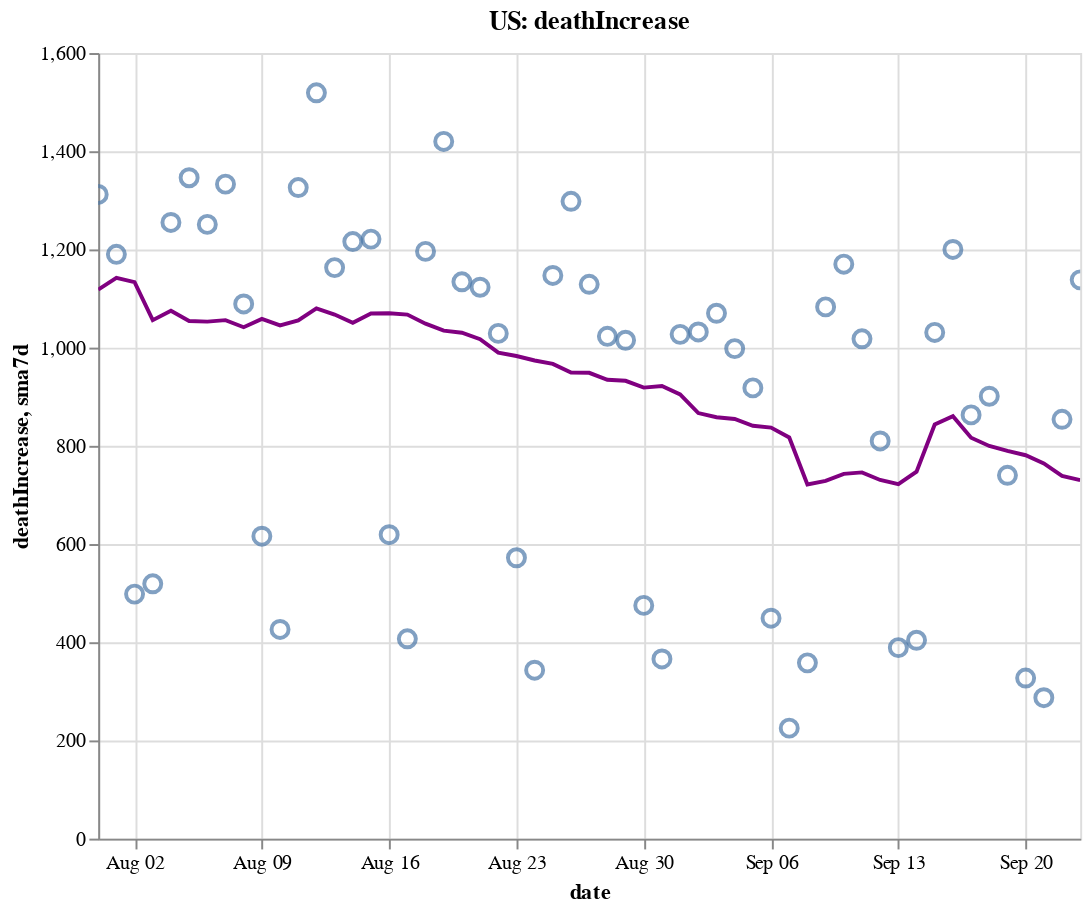

Here is the notebook cell this chart was saved with:
### Code cell
create_plot(us, 'deathIncrease')

### Figure 1 — Vega-Lite specification as saved in the notebook (floating-point values rounded to 4 significant figures)
{"config": {"view": {"continuousWidth": 400, "continuousHeight": 300}}, "layer": [{"layer": [{"mark": {"type": "point", "size": 75}, "encoding": {"tooltip": [{"type": "temporal", "field": "date"}, {"type": "quantitative", "field": "deathIncrease"}, {"type": "quantitative", "field": "sma7d"}], "x": {"type": "temporal", "field": "date"}, "y": {"type": "quantitative", "field": "deathIncrease"}}, "selection": {"selector006": {"type": "interval", "bind": "scales", "encodings": ["x", "y"]}}}, {"mark": {"type": "line", "color": "purple"}, "encoding": {"x": {"type": "temporal", "field": "date"}, "y": {"type": "quantitative", "field": "sma7d"}}}]}, {"mark": {"type": "rule", "color": "#aaa"}, "encoding": {"x": {"type": "temporal", "field": "date"}}, "transform": [{"filter": {"selection": "selector005"}}]}, {"mark": "circle", "encoding": {"opacity": {"condition": {"value": 1, "selection": "selector005"}, "value": 0}, "tooltip": [{"type": "temporal", "field": "date"}, {"type": "quantitative", "field": "deathIncrease"}, {"type": "quantitative", "field": "sma7d"}], "x": {"type": "temporal", "field": "date"}, "y": {"type": "quantitative", "field": "deathIncrease"}}, "selection": {"selector005": {"type": "single", "encodings": ["x"], "on": "mouseover", "nearest": true, "empty": "none"}}}, {"mark": {"type": "text", "align": "left", "dx": 5, "dy": -5, "stroke": "white", "strokeWidth": 2}, "encoding": {"text": {"type": "quantitative", "field": "deathIncrease"}, "tooltip": [{"type": "temporal", "field": "date"}, {"type": "quantitative", "field": "deathIncrease"}, {"type": "quantitative", "field": "sma7d"}], "x": {"type": "temporal", "field": "date"}, "y": {"type": "quantitative", "field": "deathIncrease"}}, "transform": [{"filter": {"selection": "selector005"}}]}, {"mark": {"type": "text", "align": "left", "dx": 5, "dy": -5}, "encoding": {"text": {"type": "quantitative", "field": "deathIncrease"}, "tooltip": [{"type": "temporal", "field": "date"}, {"type": "quantitative", "field": "deathIncrease"}, {"type": "quantitative", "field": "sma7d"}], "x": {"type": "temporal", "field": "date"}, "y": {"type": "quantitative", "field": "deathIncrease"}}, "transform": [{"filter": {"selection": "selector005"}}]}], "data": {"name": "data-3c470baef53ffc33ee6a82e1cb80bb1f"}, "height": 400, "title": "US: deathIncrease", "width": 500, "$schema": "https://vega.github.io/schema/vega-lite/v4.8.1.json", "datasets": {"data-3c470baef53ffc33ee6a82e1cb80bb1f": [{"date": "2020-07-31T00:00:00", "totalTestResultsIncrease": 928200.0, "positiveIncrease": 67620.0, "death": 145400.0, "deathIncrease": 1312.0, "positiveRate": 0.073, "state": "US", "sma7d": 1118.0}, {"date": "2020-08-01T00:00:00", "totalTestResultsIncrease": 751900.0, "positiveIncrease": 61100.0, "death": 146500.0, "deathIncrease": 1190.0, "positiveRate": 0.081, "state": "US", "sma7d": 1142.0}, {"date": "2020-08-02T00:00:00", "totalTestResultsIncrease": 703800.0, "positiveIncrease": 46810.0, "death": 147000.0, "deathIncrease": 498.0, "positiveRate": 0.067, "state": "US", "sma7d": 1133.0}, {"date": "2020-08-03T00:00:00", "totalTestResultsIncrease": 765700.0, "positiveIncrease": 49710.0, "death": 147600.0, "deathIncrease": 519.0, "positiveRate": 0.065, "state": "US", "sma7d": 1056.0}, {"date": "2020-08-04T00:00:00", "totalTestResultsIncrease": 731100.0, "positiveIncrease": 51870.0, "death": 148800.0, "deathIncrease": 1255.0, "positiveRate": 0.071, "state": "US", "sma7d": 1075.0}, {"date": "2020-08-05T00:00:00", "totalTestResultsIncrease": 713700.0, "positiveIncrease": 52320.0, "death": 150200.0, "deathIncrease": 1346.0, "positiveRate": 0.073, "state": "US", "sma7d": 1054.0}, {"date": "2020-08-06T00:00:00", "totalTestResultsIncrease": 785300.0, "positiveIncrease": 54190.0, "death": 151400.0, "deathIncrease": 1251.0, "positiveRate": 0.069, "state": "US", "sma7d": 1053.0}, {"date": "2020-08-07T00:00:00", "totalTestResultsIncrease": 803600.0, "positiveIncrease": 61340.0, "death": 152700.0, "deathIncrease": 1333.0, "positiveRate": 0.076, "state": "US", "sma7d": 1056.0}, {"date": "2020-08-08T00:00:00", "totalTestResultsIncrease": 688700.0, "positiveIncrease": 53710.0, "death": 153800.0, "deathIncrease": 1089.0, "positiveRate": 0.078, "state": "US", "sma7d": 1042.0}, {"date": "2020-08-09T00:00:00", "totalTestResultsIncrease": 726200.0, "positiveIncrease": 50630.0, "death": 154500.0, "deathIncrease": 616.0, "positiveRate": 0.07, "state": "US", "sma7d": 1058.0}, {"date": "2020-08-10T00:00:00", "totalTestResultsIncrease": 753200.0, "positiveIncrease": 42090.0, "death": 154900.0, "deathIncrease": 426.0, "positiveRate": 0.056, "state": "US", "sma7d": 1045.0}, {"date": "2020-08-11T00:00:00", "totalTestResultsIncrease": 756100.0, "positiveIncrease": 55700.0, "death": 156200.0, "deathIncrease": 1326.0, "positiveRate": 0.074, "state": "US", "sma7d": 1055.0}, {"date": "2020-08-12T00:00:00", "totalTestResultsIncrease": 487500.0, "positiveIncrease": 56130.0, "death": 157700.0, "deathIncrease": 1519.0, "positiveRate": 0.115, "state": "US", "sma7d": 1080.0}, {"date": "2020-08-13T00:00:00", "totalTestResultsIncrease": 925200.0, "positiveIncrease": 51760.0, "death": 158900.0, "deathIncrease": 1163.0, "positiveRate": 0.056, "state": "US", "sma7d": 1067.0}, {"date": "2020-08-14T00:00:00", "totalTestResultsIncrease": 885500.0, "positiveIncrease": 55640.0, "death": 160100.0, "deathIncrease": 1216.0, "positiveRate": 0.063, "state": "US", "sma7d": 1051.0}, {"date": "2020-08-15T00:00:00", "totalTestResultsIncrease": 779600.0, "positiveIncrease": 56150.0, "death": 161300.0, "deathIncrease": 1221.0, "positiveRate": 0.072, "state": "US", "sma7d": 1070.0}, {"date": "2020-08-16T00:00:00", "totalTestResultsIncrease": 808100.0, "positiveIncrease": 42490.0, "death": 161900.0, "deathIncrease": 619.0, "positiveRate": 0.053, "state": "US", "sma7d": 1070.0}, {"date": "2020-08-17T00:00:00", "totalTestResultsIncrease": 685800.0, "positiveIncrease": 37880.0, "death": 162400.0, "deathIncrease": 407.0, "positiveRate": 0.055, "state": "US", "sma7d": 1067.0}, {"date": "2020-08-18T00:00:00", "totalTestResultsIncrease": 673800.0, "positiveIncrease": 40800.0, "death": 163500.0, "deathIncrease": 1196.0, "positiveRate": 0.061, "state": "US", "sma7d": 1049.0}, {"date": "2020-08-19T00:00:00", "totalTestResultsIncrease": 703900.0, "positiveIncrease": 44960.0, "death": 165000.0, "deathIncrease": 1420.0, "positiveRate": 0.064, "state": "US", "sma7d": 1035.0}, {"date": "2020-08-20T00:00:00", "totalTestResultsIncrease": 726300.0, "positiveIncrease": 43760.0, "death": 166100.0, "deathIncrease": 1134.0, "positiveRate": 0.06, "state": "US", "sma7d": 1030.0}, {"date": "2020-08-21T00:00:00", "totalTestResultsIncrease": 785100.0, "positiveIncrease": 46560.0, "death": 167200.0, "deathIncrease": 1123.0, "positiveRate": 0.059, "state": "US", "sma7d": 1017.0}, {"date": "2020-08-22T00:00:00", "totalTestResultsIncrease": 794300.0, "positiveIncrease": 46240.0, "death": 168300.0, "deathIncrease": 1029.0, "positiveRate": 0.058, "state": "US", "sma7d": 989.7}, {"date": "2020-08-23T00:00:00", "totalTestResultsIncrease": 645300.0, "positiveIncrease": 37570.0, "death": 168800.0, "deathIncrease": 572.0, "positiveRate": 0.058, "state": "US", "sma7d": 983.0}, {"date": "2020-08-24T00:00:00", "totalTestResultsIncrease": 713500.0, "positiveIncrease": 34640.0, "death": 169200.0, "deathIncrease": 343.0, "positiveRate": 0.049, "state": "US", "sma7d": 973.9}, {"date": "2020-08-25T00:00:00", "totalTestResultsIncrease": 664000.0, "positiveIncrease": 36380.0, "death": 170300.0, "deathIncrease": 1147.0, "positiveRate": 0.055, "state": "US", "sma7d": 966.9}, {"date": "2020-08-26T00:00:00", "totalTestResultsIncrease": 680600.0, "positiveIncrease": 44050.0, "death": 171600.0, "deathIncrease": 1298.0, "positiveRate": 0.065, "state": "US", "sma7d": 949.4}, {"date": "2020-08-27T00:00:00", "totalTestResultsIncrease": 791600.0, "positiveIncrease": 43980.0, "death": 172700.0, "deathIncrease": 1129.0, "positiveRate": 0.056, "state": "US", "sma7d": 948.7}, {"date": "2020-08-28T00:00:00", "totalTestResultsIncrease": 818700.0, "positiveIncrease": 46550.0, "death": 173800.0, "deathIncrease": 1023.0, "positiveRate": 0.057, "state": "US", "sma7d": 934.4}, {"date": "2020-08-29T00:00:00", "totalTestResultsIncrease": 815400.0, "positiveIncrease": 44500.0, "death": 174800.0, "deathIncrease": 1015.0, "positiveRate": 0.055, "state": "US", "sma7d": 932.4}, {"date": "2020-08-30T00:00:00", "totalTestResultsIncrease": 774300.0, "positiveIncrease": 39500.0, "death": 175300.0, "deathIncrease": 475.0, "positiveRate": 0.051, "state": "US", "sma7d": 918.6}, {"date": "2020-08-31T00:00:00", "totalTestResultsIncrease": 705100.0, "positiveIncrease": 31410.0, "death": 175600.0, "deathIncrease": 366.0, "positiveRate": 0.045, "state": "US", "sma7d": 921.9}, {"date": "2020-09-01T00:00:00", "totalTestResultsIncrease": 732400.0, "positiveIncrease": 42430.0, "death": 176600.0, "deathIncrease": 1027.0, "positiveRate": 0.058, "state": "US", "sma7d": 904.7}, {"date": "2020-09-02T00:00:00", "totalTestResultsIncrease": 683900.0, "positiveIncrease": 30600.0, "death": 177700.0, "deathIncrease": 1032.0, "positiveRate": 0.045, "state": "US", "sma7d": 866.7}, {"date": "2020-09-03T00:00:00", "totalTestResultsIncrease": 798200.0, "positiveIncrease": 44710.0, "death": 178700.0, "deathIncrease": 1070.0, "positiveRate": 0.056, "state": "US", "sma7d": 858.3}, {"date": "2020-09-04T00:00:00", "totalTestResultsIncrease": 949700.0, "positiveIncrease": 51590.0, "death": 179700.0, "deathIncrease": 998.0, "positiveRate": 0.054, "state": "US", "sma7d": 854.7}, {"date": "2020-09-05T00:00:00", "totalTestResultsIncrease": 876600.0, "positiveIncrease": 44900.0, "death": 180700.0, "deathIncrease": 918.0, "positiveRate": 0.051, "state": "US", "sma7d": 840.9}, {"date": "2020-09-06T00:00:00", "totalTestResultsIncrease": 782400.0, "positiveIncrease": 33120.0, "death": 181100.0, "deathIncrease": 449.0, "positiveRate": 0.042, "state": "US", "sma7d": 837.1}, {"date": "2020-09-07T00:00:00", "totalTestResultsIncrease": 615300.0, "positiveIncrease": 28680.0, "death": 181300.0, "deathIncrease": 225.0, "positiveRate": 0.047, "state": "US", "sma7d": 817.0}, {"date": "2020-09-08T00:00:00", "totalTestResultsIncrease": 540000.0, "positiveIncrease": 22220.0, "death": 181700.0, "deathIncrease": 358.0, "positiveRate": 0.041, "state": "US", "sma7d": 721.4}, {"date": "2020-09-09T00:00:00", "totalTestResultsIncrease": 626200.0, "positiveIncrease": 30980.0, "death": 182800.0, "deathIncrease": 1083.0, "positiveRate": 0.049, "state": "US", "sma7d": 728.7}, {"date": "2020-09-10T00:00:00", "totalTestResultsIncrease": 690300.0, "positiveIncrease": 37580.0, "death": 184000.0, "deathIncrease": 1170.0, "positiveRate": 0.054, "state": "US", "sma7d": 743.0}, {"date": "2020-09-11T00:00:00", "totalTestResultsIncrease": 826400.0, "positiveIncrease": 44930.0, "death": 185000.0, "deathIncrease": 1018.0, "positiveRate": 0.054, "state": "US", "sma7d": 745.9}, {"date": "2020-09-12T00:00:00", "totalTestResultsIncrease": 903400.0, "positiveIncrease": 42090.0, "death": 185800.0, "deathIncrease": 810.0, "positiveRate": 0.047, "state": "US", "sma7d": 730.4}, {"date": "2020-09-13T00:00:00", "totalTestResultsIncrease": 726300.0, "positiveIncrease": 34450.0, "death": 186200.0, "deathIncrease": 389.0, "positiveRate": 0.047, "state": "US", "sma7d": 721.9}, {"date": "2020-09-14T00:00:00", "totalTestResultsIncrease": 445800.0, "positiveIncrease": 33860.0, "death": 186600.0, "deathIncrease": 404.0, "positiveRate": 0.076, "state": "US", "sma7d": 747.4}, {"date": "2020-09-15T00:00:00", "totalTestResultsIncrease": 726700.0, "positiveIncrease": 35440.0, "death": 187600.0, "deathIncrease": 1031.0, "positiveRate": 0.049, "state": "US", "sma7d": 843.6}, {"date": "2020-09-16T00:00:00", "totalTestResultsIncrease": 729800.0, "positiveIncrease": 40020.0, "death": 188800.0, "deathIncrease": 1200.0, "positiveRate": 0.055, "state": "US", "sma7d": 860.3}, {"date": "2020-09-17T00:00:00", "totalTestResultsIncrease": 842500.0, "positiveIncrease": 43560.0, "death": 189700.0, "deathIncrease": 863.0, "positiveRate": 0.052, "state": "US", "sma7d": 816.4}, {"date": "2020-09-18T00:00:00", "totalTestResultsIncrease": 986400.0, "positiveIncrease": 47490.0, "death": 190600.0, "deathIncrease": 901.0, "positiveRate": 0.048, "state": "US", "sma7d": 799.7}, {"date": "2020-09-19T00:00:00", "totalTestResultsIncrease": 1066000.0, "positiveIncrease": 45540.0, "death": 191300.0, "deathIncrease": 740.0, "positiveRate": 0.043, "state": "US", "sma7d": 789.7}, {"date": "2020-09-20T00:00:00", "totalTestResultsIncrease": 905400.0, "positiveIncrease": 36300.0, "death": 191600.0, "deathIncrease": 327.0, "positiveRate": 0.04, "state": "US", "sma7d": 780.9}, {"date": "2020-09-21T00:00:00", "totalTestResultsIncrease": 725300.0, "positiveIncrease": 39470.0, "death": 191900.0, "deathIncrease": 287.0, "positiveRate": 0.054, "state": "US", "sma7d": 764.1}, {"date": "2020-09-22T00:00:00", "totalTestResultsIncrease": 769900.0, "positiveIncrease": 49440.0, "death": 192800.0, "deathIncrease": 854.0, "positiveRate": 0.064, "state": "US", "sma7d": 738.9}, {"date": "2020-09-23T00:00:00", "totalTestResultsIncrease": 841000.0, "positiveIncrease": 37970.0, "death": 193900.0, "deathIncrease": 1138.0, "positiveRate": 0.045, "state": "US", "sma7d": 730.0}]}}
